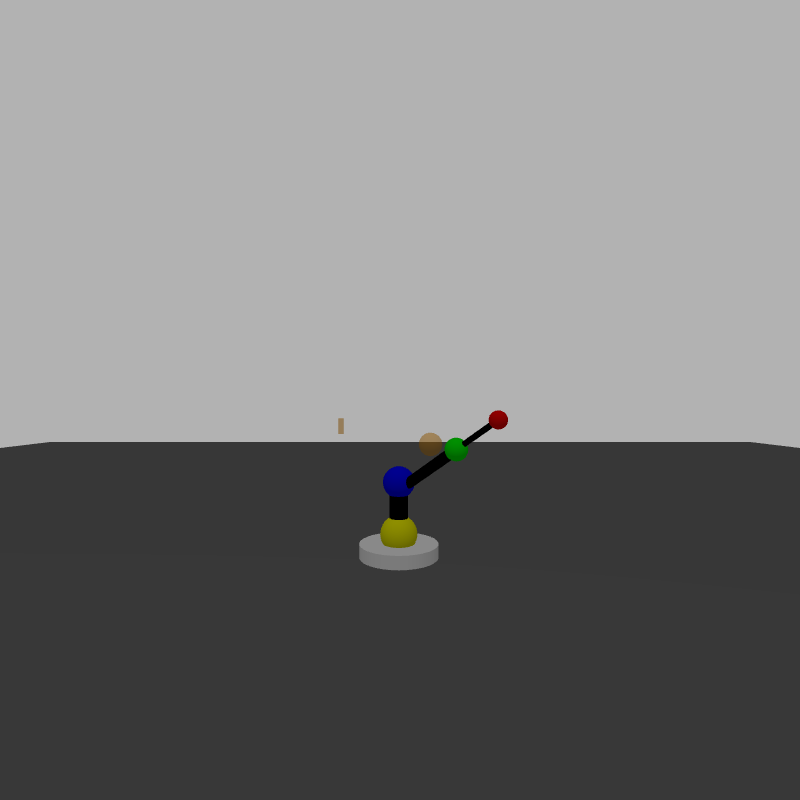
#> input picture src/ivr_assignment/src/image1_copy.png, 800 x 800 px
$ python anshul.py   (Python 2 division)
#> lines starting #> are read from the running program, lines starting #| are printed output that depends on the picture; after the words box and inside, x2 and y2 are one past the last pixel; in counts of white or black regions, pixels touching at a corner belong together; long printed decimals are rounded
#!/usr/bin/env python
# Anshul's git code
import cv2
import math
import numpy as np
from cv2 import imread
import statistics


def extractRed(image):
   	red_part = cv2.inRange(image, np.array([0,0,110]), np.array([5,5,255]))
    	return red_part
def extractBlue(image):
	red_part = cv2.inRange(image, np.array([110,0,0]), np.array([255,5,5]))
	return red_part
def extractGreen(image):
	red_part = cv2.inRange(image, np.array([0,110,0]), np.array([5,255,5]))
	return red_part
def extractYellow(image):
	red_part = cv2.inRange(image, np.array([0,110,110]), np.array([5,255,255]))
	return red_part

def extractOrange(image):
	red_part = cv2.inRange(image, np.array([10,50,70]), np.array([120,140,160]))
	return red_part

def findMean(img):
	# convert the grayscale image to binary image
	ret,thresh = cv2.threshold(img,127,255,0)
	# calculate moments of binary image
	M = cv2.moments(thresh)

	# calculate x,y coordinate of center
	cX = int(M["m10"] / M["m00"])
	cY = int(M["m01"] / M["m00"])
	return (cX,cY)


img = cv2.imread("image1_copy.png")
#> img is the input picture: shape (800, 800, 3); mean B, G, R 123.2, 123.4, 123.4

red_image = extractRed(img)
#> in extractRed, `red_part = cv2.inRange(image, np.array([0,0,110]), np.array([5,5,255]))`:
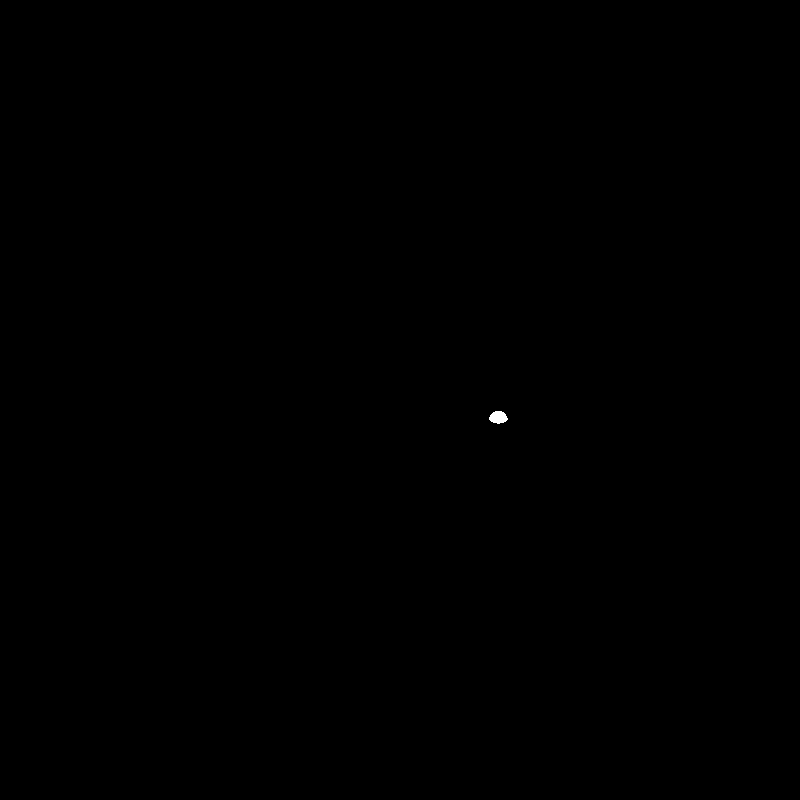
#> red_part: shape (800, 800); 0.03% white; 1 white region, box (x1, y1, x2, y2) and area: (489, 411, 508, 424) 181
red_center = (findMean (red_image))
#> in findMean, `M = cv2.moments(thresh)`: M = moments, m00 46155, centre m10/m00, m01/m00 = (497.9, 417)
#> in findMean, `cX = int(M["m10"] / M["m00"])`: cX = 497
#> in findMean, `cY = int(M["m01"] / M["m00"])`: cY = 416
#> red_center = (497, 416)
blue_image = extractBlue(img)
#> in extractBlue, `red_part = cv2.inRange(image, np.array([110,0,0]), np.array([255,5,5]))`: red_part: shape (800, 800); 0.08% white; 1 white region, box (x1, y1, x2, y2) and area: (383, 467, 412, 490) 485
blue_center = findMean(blue_image)
#> blue_center = (396, 478)
yellow_image = extractYellow(img)
#> in extractYellow, `red_part = cv2.inRange(image, np.array([0,110,110]), np.array([5,255,2..`:
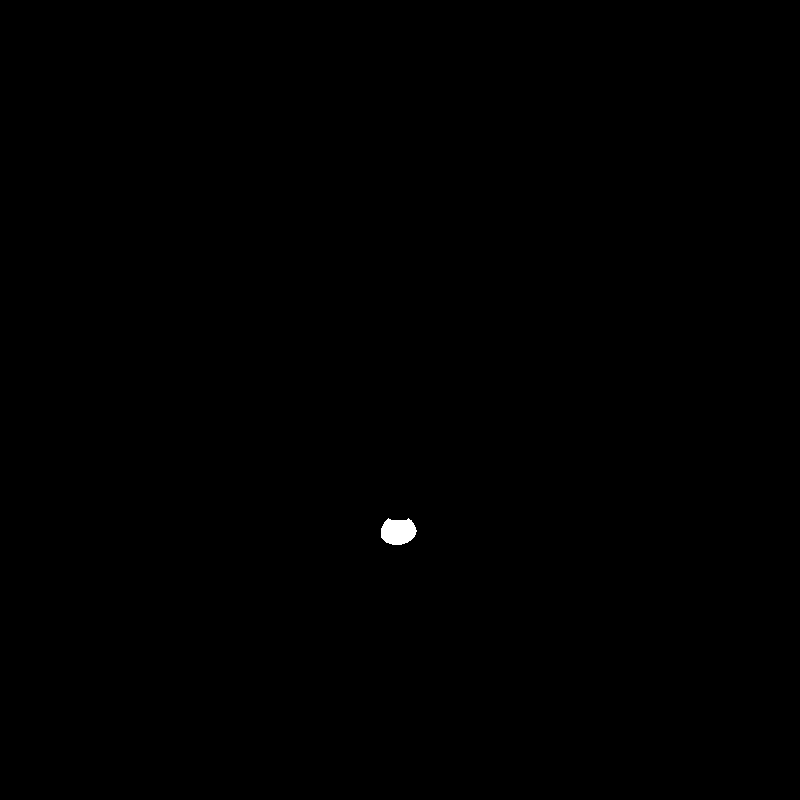
#> red_part: shape (800, 800); 0.12% white; 1 white region, box (x1, y1, x2, y2) and area: (381, 518, 417, 545) 758
yellow_center = findMean(yellow_image)
#> yellow_center = (397, 531)
green_image = extractGreen(img)
#> in extractGreen, `red_part = cv2.inRange(image, np.array([0,110,0]), np.array([5,255,5]))`: red_part: shape (800, 800); 0.04% white; 1 white region, box (x1, y1, x2, y2) and area: (445, 438, 468, 455) 277
green_center = findMean(green_image)
#> green_center = (455, 446)

# For now, extraction of orange is not working properly
orange_image = extractOrange(img)
#> in extractOrange, `red_part = cv2.inRange(image, np.array([10,50,70]), np.array([120,140,..`:
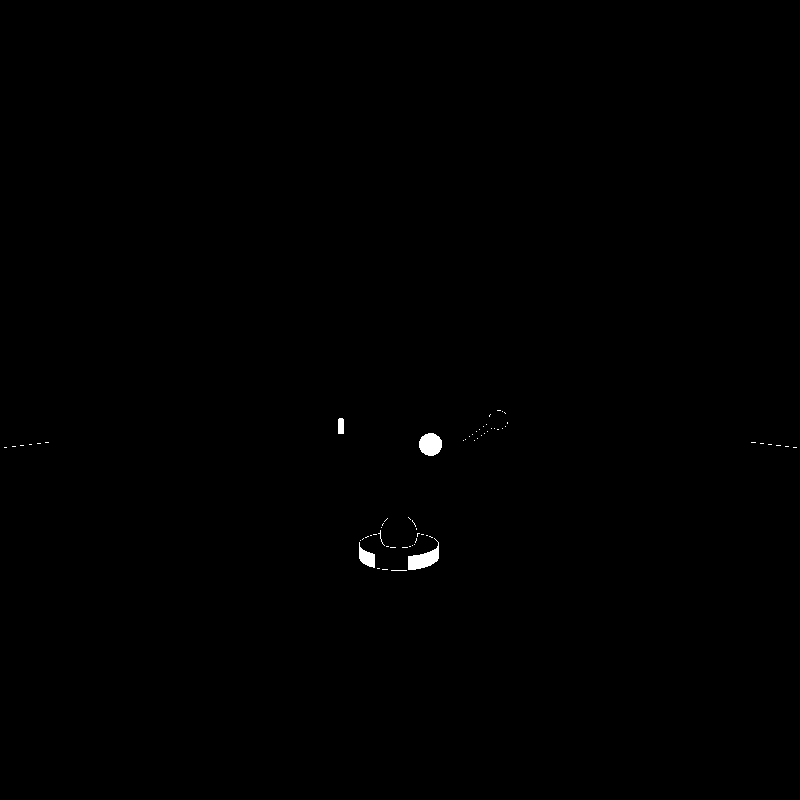
#> red_part: shape (800, 800); 0.22% white; 65 white regions (61 under 20 px), largest, box (x1, y1, x2, y2) and area: (408, 538, 439, 570) 448, (419, 433, 442, 456) 417, (359, 542, 375, 568) 228, (338, 418, 344, 434) 94
cv2.imshow('window',orange_image)
cv2.imwrite('orange.png',orange_image)
cv2.waitKey(2000)

#print(red_center[0])

tetha1 = math.atan2((blue_center[1]-yellow_center[1]) , (blue_center[0]-yellow_center[0]))
#> tetha1 = -1.59
tetha2 = math.atan2((green_center[1]-blue_center[1])  , (green_center[0]-blue_center[0]))
#> tetha2 = -0.497
tetha2 -= tetha1
#> tetha2 = 1.09
#tetha2 %= math.pi
tetha3 = math.atan2((red_center[1]-green_center[1])   , (red_center[0]-green_center[0]))
#> tetha3 = -0.62
tetha3 -= (tetha2+tetha1)
#> tetha3 = -0.123
#tetha3 %= math.pi

print("tetha1:", tetha1)
#| tetha1: -1.590
print("tetha2:", tetha2)
#| tetha2: 1.093
print("tetha3:", tetha3)
#| tetha3: -0.1233
print("errors in angles becuase some portions of the joints were hidden")
